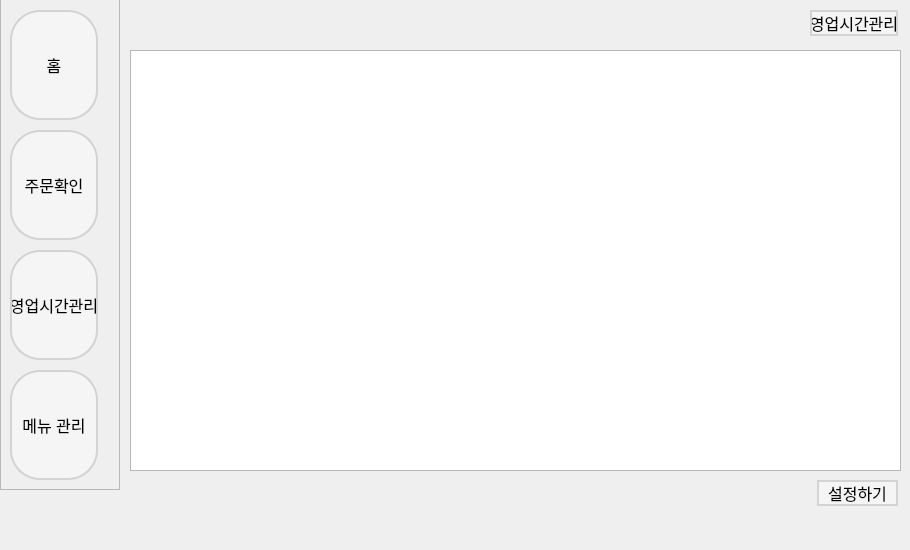
<?xml version="1.0" encoding="UTF-8"?>
<ui version="4.0">
 <class>TimeManage</class>
 <widget class="QWidget" name="TimeManage">
  <property name="geometry">
   <rect>
    <x>0</x>
    <y>0</y>
    <width>910</width>
    <height>550</height>
   </rect>
  </property>
  <property name="windowTitle">
   <string>Form</string>
  </property>
  <widget class="QPushButton" name="pushButton">
   <property name="geometry">
    <rect>
     <x>810</x>
     <y>10</y>
     <width>88</width>
     <height>26</height>
    </rect>
   </property>
   <property name="styleSheet">
    <string notr="true">QPushButton {
    background-color: #F5F5F5;
    border: 2px solid #D3D3D3;
    border-radius: 30px;
    font-size: 16px;
    color: black;
}

QPushButton:hover {
    background-color: #E0E0E0;
    border: 2px solid #B0B0B0;
}

QPushButton:pressed {
    background-color: #C0C0C0;
    border: 2px solid #A0A0A0;
}</string>
   </property>
   <property name="text">
    <string>영업시간관리</string>
   </property>
  </widget>
  <widget class="QFrame" name="frame">
   <property name="geometry">
    <rect>
     <x>0</x>
     <y>-10</y>
     <width>120</width>
     <height>500</height>
    </rect>
   </property>
   <property name="frameShape">
    <enum>QFrame::Shape::StyledPanel</enum>
   </property>
   <property name="frameShadow">
    <enum>QFrame::Shadow::Raised</enum>
   </property>
   <widget class="QPushButton" name="btn_home">
    <property name="geometry">
     <rect>
      <x>10</x>
      <y>20</y>
      <width>88</width>
      <height>110</height>
     </rect>
    </property>
    <property name="styleSheet">
     <string notr="true">QPushButton {
    background-color: #F5F5F5;
    border: 2px solid #D3D3D3;
    border-radius: 30px;
    font-size: 16px;
    color: black;
}

QPushButton:hover {
    background-color: #E0E0E0;
    border: 2px solid #B0B0B0;
}

QPushButton:pressed {
    background-color: #C0C0C0;
    border: 2px solid #A0A0A0;
}</string>
    </property>
    <property name="text">
     <string>홈</string>
    </property>
   </widget>
   <widget class="QPushButton" name="btn_menu">
    <property name="geometry">
     <rect>
      <x>10</x>
      <y>380</y>
      <width>88</width>
      <height>110</height>
     </rect>
    </property>
    <property name="minimumSize">
     <size>
      <width>0</width>
      <height>110</height>
     </size>
    </property>
    <property name="styleSheet">
     <string notr="true">QPushButton {
    background-color: #F5F5F5;
    border: 2px solid #D3D3D3;
    border-radius: 30px;
    font-size: 16px;
    color: black;
}

QPushButton:hover {
    background-color: #E0E0E0;
    border: 2px solid #B0B0B0;
}

QPushButton:pressed {
    background-color: #C0C0C0;
    border: 2px solid #A0A0A0;
}</string>
    </property>
    <property name="text">
     <string>메뉴 관리</string>
    </property>
   </widget>
   <widget class="QPushButton" name="btn_order">
    <property name="geometry">
     <rect>
      <x>10</x>
      <y>140</y>
      <width>88</width>
      <height>110</height>
     </rect>
    </property>
    <property name="styleSheet">
     <string notr="true">QPushButton {
    background-color: #F5F5F5;
    border: 2px solid #D3D3D3;
    border-radius: 30px;
    font-size: 16px;
    color: black;
}

QPushButton:hover {
    background-color: #E0E0E0;
    border: 2px solid #B0B0B0;
}

QPushButton:pressed {
    background-color: #C0C0C0;
    border: 2px solid #A0A0A0;
}</string>
    </property>
    <property name="text">
     <string>주문확인</string>
    </property>
   </widget>
   <widget class="QPushButton" name="btn_time">
    <property name="geometry">
     <rect>
      <x>10</x>
      <y>260</y>
      <width>88</width>
      <height>110</height>
     </rect>
    </property>
    <property name="minimumSize">
     <size>
      <width>0</width>
      <height>110</height>
     </size>
    </property>
    <property name="styleSheet">
     <string notr="true">QPushButton {
    background-color: #F5F5F5;
    border: 2px solid #D3D3D3;
    border-radius: 30px;
    font-size: 16px;
    color: black;
}

QPushButton:hover {
    background-color: #E0E0E0;
    border: 2px solid #B0B0B0;
}

QPushButton:pressed {
    background-color: #C0C0C0;
    border: 2px solid #A0A0A0;
}</string>
    </property>
    <property name="text">
     <string>영업시간관리</string>
    </property>
   </widget>
  </widget>
  <widget class="QTableWidget" name="tableWidget">
   <property name="geometry">
    <rect>
     <x>130</x>
     <y>50</y>
     <width>771</width>
     <height>421</height>
    </rect>
   </property>
   <property name="styleSheet">
    <string notr="true">ui-&gt;tableWidget-&gt;setStyleSheet(
    &quot;QTableWidget {&quot;
    &quot;   border: 1px solid #ccc;&quot;
    &quot;   border-radius: 15px;&quot;
    &quot;   background-color: white;&quot;
    &quot;}&quot;
    &quot;QHeaderView::section {&quot;
    &quot;   background-color: #f0f0f0;&quot;
    &quot;   border: none;&quot;
    &quot;}&quot;
);</string>
   </property>
  </widget>
  <widget class="QPushButton" name="pushButton_2">
   <property name="geometry">
    <rect>
     <x>817</x>
     <y>480</y>
     <width>81</width>
     <height>26</height>
    </rect>
   </property>
   <property name="styleSheet">
    <string notr="true">QPushButton {
    background-color: #F5F5F5;
    border: 2px solid #D3D3D3;
    border-radius: 30px;
    font-size: 16px;
    color: black;
}

QPushButton:hover {
    background-color: #E0E0E0;
    border: 2px solid #B0B0B0;
}

QPushButton:pressed {
    background-color: #C0C0C0;
    border: 2px solid #A0A0A0;
}</string>
   </property>
   <property name="text">
    <string>설정하기</string>
   </property>
  </widget>
 </widget>
 <resources/>
 <connections/>
</ui>
